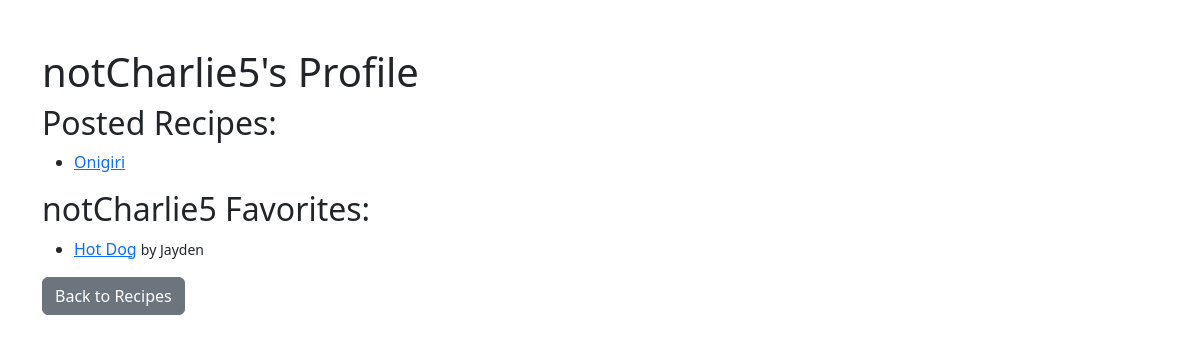
Page /profile/2 (signed in) on the committed database.
### app/models.py (models this page shows, shortened)
class User(UserMixin, db.Model):
    id = sa.Column(sa.Integer, primary_key=True)
    display_name = sa.Column(sa.String(64), nullable=True)
    username = sa.Column(sa.String(64), index=True, unique=True, nullable=False)
    email = sa.Column(sa.String(120), index=True, unique=True, nullable=False)
    password_hash = sa.Column(sa.String(256), nullable=False)
    recipes = so.relationship("Recipe", backref="author", lazy=True)
    comments = so.relationship('Comment', backref='author', lazy=True)
    ratings = so.relationship('CommentRating', backref='rater', lazy=True)
    favorites = so.relationship('Favorite', backref='user', lazy='dynamic')

class Recipe(db.Model):
    id = sa.Column(sa.Integer, primary_key=True)
    title = sa.Column(sa.String(80), nullable=False)
    description = sa.Column(sa.Text, nullable=False)
    ingredients = sa.Column(sa.Text, nullable=False)
    instructions = sa.Column(sa.Text, nullable=False)
    created_at = sa.Column(sa.DateTime, default=datetime.utcnow)
    user_id = sa.Column(sa.Integer, sa.ForeignKey("user.id"), nullable=False)
    comments = so.relationship('Comment', backref='recipe', lazy=True)
    favorites = so.relationship('Favorite', backref='recipe', lazy='dynamic')

### app/routes.py (the view)
@main.route("/profile/<int:user_id>")
@login_required
def view_profile(user_id):
    user = User.query.get_or_404(user_id)
    posted_recipes = Recipe.query.filter_by(user_id=user.id).all()
    favorite_recipes = [fav.recipe for fav in user.favorites]
    is_self = (current_user.id == user.id)
    return render_template(
        "view_profile.html",
        user=user,
        recipes=posted_recipes,
        favorite_recipes=favorite_recipes,
        is_self=is_self
    )

### app/models.py (called while the page is built)
@login.user_loader
def load_user(user_id):
    return User.query.get(int(user_id))

### app/templates/view_profile.html (shortened to what this page needs)
<!doctype html>
<html lang="en">
<head>
  <link rel="stylesheet" href="https://cdn.jsdelivr.net/npm/bootstrap@5.3.0/dist/css/bootstrap.min.css">
</head>
<body>
  <div class="container mt-5">
    <h1>{{ user.display_name or user.username }}'s Profile</h1>
    <h2>Posted Recipes:</h2>
    <ul>
      {% for recipe in recipes %}
        <li><a href="{{ url_for('main.view_recipe', recipe_id=recipe.id) }}">{{ recipe.title }}</a></li>
      {% else %}
        <p>No recipes posted yet.</p>
      {% endfor %}
    </ul>
    <h2>{{ 'My' if is_self else user.display_name or user.username ~ "'s" }} Favorites:</h2>
    <ul>
      {% for recipe in favorite_recipes %}
     	<li>
      		<a href="{{ url_for('main.view_recipe', recipe_id=recipe.id) }}">{{ recipe.title }}</a>
      		<small>by {{ recipe.author.display_name or recipe.author.username }}</small>
    	</li>
      {% else %}
        <p>No favorites yet.</p>
      {% endfor %}
    </ul>
    <a href="{{ url_for('main.recipes') }}" class="btn btn-secondary">Back to Recipes</a>
  </div>
</body>
</html>

### rows in the picture
User: display_name "notCharlie5"
Recipe: title "Onigiri"
Recipe: title "Hot Dog", author "Jayden"
